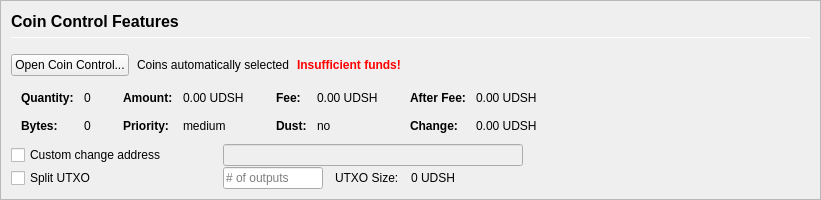
         <widget class="QFrame" name="frameCoinControl">
          <property name="sizePolicy">
           <sizepolicy hsizetype="Expanding" vsizetype="Expanding">
            <horstretch>0</horstretch>
            <verstretch>0</verstretch>
           </sizepolicy>
          </property>
          <property name="maximumSize">
           <size>
            <width>16777215</width>
            <height>16777215</height>
           </size>
          </property>
          <property name="frameShape">
           <enum>QFrame::StyledPanel</enum>
          </property>
          <property name="frameShadow">
           <enum>QFrame::Sunken</enum>
          </property>
          <layout class="QVBoxLayout" name="verticalLayoutCoinControl2">
           <property name="spacing">
            <number>0</number>
           </property>
           <property name="leftMargin">
            <number>0</number>
           </property>
           <property name="topMargin">
            <number>0</number>
           </property>
           <property name="rightMargin">
            <number>0</number>
           </property>
           <property name="bottomMargin">
            <number>0</number>
           </property>
           <item>
            <widget class="QFrame" name="frameCoinControl_BG">
             <layout class="QVBoxLayout" name="verticalLayoutCoinControl" stretch="0,0,0,0,0,0">
              <property name="spacing">
               <number>1</number>
              </property>
              <property name="leftMargin">
               <number>10</number>
              </property>
              <property name="topMargin">
               <number>10</number>
              </property>
              <item>
               <layout class="QHBoxLayout" name="horizontalLayoutCoinControl1">
                <property name="bottomMargin">
                 <number>15</number>
                </property>
                <item>
                 <layout class="QVBoxLayout" name="verticalLayout_3">
                  <property name="spacing">
                   <number>6</number>
                  </property>
                  <item>
                   <widget class="QLabel" name="labelCoinControlFeatures">
                    <property name="sizePolicy">
                     <sizepolicy hsizetype="Preferred" vsizetype="Maximum">
                      <horstretch>0</horstretch>
                      <verstretch>0</verstretch>
                     </sizepolicy>
                    </property>
                    <property name="minimumSize">
                     <size>
                      <width>0</width>
                      <height>20</height>
                     </size>
                    </property>
                    <property name="font">
                     <font>
                      <pointsize>12</pointsize>
                      <weight>75</weight>
                      <bold>true</bold>
                     </font>
                    </property>
                    <property name="styleSheet">
                     <string notr="true">font-weight:bold;</string>
                    </property>
                    <property name="text">
                     <string>Coin Control Features</string>
                    </property>
                   </widget>
                  </item>
                  <item>
                   <widget class="Line" name="line">
                    <property name="minimumSize">
                     <size>
                      <width>0</width>
                      <height>1</height>
                     </size>
                    </property>
                    <property name="maximumSize">
                     <size>
                      <width>16777215</width>
                      <height>1</height>
                     </size>
                    </property>
                    <property name="orientation">
                     <enum>Qt::Horizontal</enum>
                    </property>
                   </widget>
                  </item>
                 </layout>
                </item>
               </layout>
              </item>
              <item>
               <layout class="QHBoxLayout" name="horizontalLayoutCoinControl2" stretch="0,0,0,0">
                <property name="spacing">
                 <number>8</number>
                </property>
                <property name="bottomMargin">
                 <number>10</number>
                </property>
                <item>
                 <widget class="QPushButton" name="pushButtonCoinControl">
                  <property name="styleSheet">
                   <string notr="true"/>
                  </property>
                  <property name="text">
                   <string>Open Coin Control...</string>
                  </property>
                  <property name="autoDefault">
                   <bool>false</bool>
                  </property>
                 </widget>
                </item>
                <item>
                 <widget class="QLabel" name="labelCoinControlAutomaticallySelected">
                  <property name="text">
                   <string>Coins automatically selected</string>
                  </property>
                  <property name="margin">
                   <number>5</number>
                  </property>
                 </widget>
                </item>
                <item>
                 <widget class="QLabel" name="labelCoinControlInsuffFunds">
                  <property name="font">
                   <font>
                    <weight>75</weight>
                    <bold>true</bold>
                   </font>
                  </property>
                  <property name="styleSheet">
                   <string notr="true">color:red;font-weight:bold;</string>
                  </property>
                  <property name="text">
                   <string>Insufficient funds!</string>
                  </property>
                  <property name="margin">
                   <number>5</number>
                  </property>
                 </widget>
                </item>
                <item>
                 <spacer name="horizontalSpacerCoinControl">
                  <property name="orientation">
                   <enum>Qt::Horizontal</enum>
                  </property>
                  <property name="sizeHint" stdset="0">
                   <size>
                    <width>40</width>
                    <height>1</height>
                   </size>
                  </property>
                 </spacer>
                </item>
               </layout>
              </item>
              <item>
               <widget class="QWidget" name="widgetCoinControl" native="true">
                <property name="sizePolicy">
                 <sizepolicy hsizetype="Preferred" vsizetype="Preferred">
                  <horstretch>0</horstretch>
                  <verstretch>0</verstretch>
                 </sizepolicy>
                </property>
                <property name="minimumSize">
                 <size>
                  <width>0</width>
                  <height>0</height>
                 </size>
                </property>
                <property name="styleSheet">
                 <string notr="true"/>
                </property>
                <layout class="QHBoxLayout" name="horizontalLayoutCoinControl5">
                 <property name="leftMargin">
                  <number>0</number>
                 </property>
                 <property name="topMargin">
                  <number>0</number>
                 </property>
                 <property name="rightMargin">
                  <number>0</number>
                 </property>
                 <property name="bottomMargin">
                  <number>0</number>
                 </property>
                 <item>
                  <layout class="QHBoxLayout" name="horizontalLayoutCoinControl3" stretch="0,0,0,1">
                   <property name="spacing">
                    <number>20</number>
                   </property>
                   <property name="topMargin">
                    <number>0</number>
                   </property>
                   <property name="bottomMargin">
                    <number>10</number>
                   </property>
                   <item>
                    <layout class="QFormLayout" name="formLayoutCoinControl1">
                     <property name="horizontalSpacing">
                      <number>10</number>
                     </property>
                     <property name="verticalSpacing">
                      <number>14</number>
                     </property>
                     <property name="leftMargin">
                      <number>10</number>
                     </property>
                     <property name="topMargin">
                      <number>4</number>
                     </property>
                     <property name="rightMargin">
                      <number>6</number>
                     </property>
                     <item row="0" column="0">
                      <widget class="QLabel" name="labelCoinControlQuantityText">
                       <property name="font">
                        <font>
                         <weight>75</weight>
                         <bold>true</bold>
                        </font>
                       </property>
                       <property name="text">
                        <string>Quantity:</string>
                       </property>
                       <property name="margin">
                        <number>0</number>
                       </property>
                      </widget>
                     </item>
                     <item row="0" column="1">
                      <widget class="QLabel" name="labelCoinControlQuantity">
                       <property name="cursor">
                        <cursorShape>IBeamCursor</cursorShape>
                       </property>
                       <property name="contextMenuPolicy">
                        <enum>Qt::ActionsContextMenu</enum>
                       </property>
                       <property name="text">
                        <string notr="true">0</string>
                       </property>
                       <property name="margin">
                        <number>0</number>
                       </property>
                       <property name="textInteractionFlags">
                        <set>Qt::LinksAccessibleByMouse|Qt::TextSelectableByKeyboard|Qt::TextSelectableByMouse</set>
                       </property>
                      </widget>
                     </item>
                     <item row="1" column="0">
                      <widget class="QLabel" name="labelCoinControlBytesText">
                       <property name="font">
                        <font>
                         <weight>75</weight>
                         <bold>true</bold>
                        </font>
                       </property>
                       <property name="text">
                        <string>Bytes:</string>
                       </property>
                      </widget>
                     </item>
                     <item row="1" column="1">
                      <widget class="QLabel" name="labelCoinControlBytes">
                       <property name="cursor">
                        <cursorShape>IBeamCursor</cursorShape>
                       </property>
                       <property name="contextMenuPolicy">
                        <enum>Qt::ActionsContextMenu</enum>
                       </property>
                       <property name="text">
                        <string notr="true">0</string>
                       </property>
                       <property name="textInteractionFlags">
                        <set>Qt::LinksAccessibleByMouse|Qt::TextSelectableByKeyboard|Qt::TextSelectableByMouse</set>
                       </property>
                      </widget>
                     </item>
                    </layout>
                   </item>
                   <item>
                    <layout class="QFormLayout" name="formLayoutCoinControl2">
                     <property name="horizontalSpacing">
                      <number>10</number>
                     </property>
                     <property name="verticalSpacing">
                      <number>14</number>
                     </property>
                     <property name="leftMargin">
                      <number>6</number>
                     </property>
                     <property name="topMargin">
                      <number>4</number>
                     </property>
                     <property name="rightMargin">
                      <number>6</number>
                     </property>
                     <item row="0" column="0">
                      <widget class="QLabel" name="labelCoinControlAmountText">
                       <property name="font">
                        <font>
                         <weight>75</weight>
                         <bold>true</bold>
                        </font>
                       </property>
                       <property name="text">
                        <string>Amount:</string>
                       </property>
                       <property name="margin">
                        <number>0</number>
                       </property>
                      </widget>
                     </item>
                     <item row="0" column="1">
                      <widget class="QLabel" name="labelCoinControlAmount">
                       <property name="cursor">
                        <cursorShape>IBeamCursor</cursorShape>
                       </property>
                       <property name="contextMenuPolicy">
                        <enum>Qt::ActionsContextMenu</enum>
                       </property>
                       <property name="text">
                        <string notr="true">0.00 UDSH</string>
                       </property>
                       <property name="textInteractionFlags">
                        <set>Qt::LinksAccessibleByMouse|Qt::TextSelectableByKeyboard|Qt::TextSelectableByMouse</set>
                       </property>
                      </widget>
                     </item>
                     <item row="1" column="0">
                      <widget class="QLabel" name="labelCoinControlPriorityText">
                       <property name="font">
                        <font>
                         <weight>75</weight>
                         <bold>true</bold>
                        </font>
                       </property>
                       <property name="text">
                        <string>Priority:</string>
                       </property>
                      </widget>
                     </item>
                     <item row="1" column="1">
                      <widget class="QLabel" name="labelCoinControlPriority">
                       <property name="cursor">
                        <cursorShape>IBeamCursor</cursorShape>
                       </property>
                       <property name="contextMenuPolicy">
                        <enum>Qt::ActionsContextMenu</enum>
                       </property>
                       <property name="text">
                        <string>medium</string>
                       </property>
                       <property name="textInteractionFlags">
                        <set>Qt::LinksAccessibleByMouse|Qt::TextSelectableByKeyboard|Qt::TextSelectableByMouse</set>
                       </property>
                      </widget>
                     </item>
                    </layout>
                   </item>
                   <item>
                    <layout class="QFormLayout" name="formLayoutCoinControl3">
                     <property name="horizontalSpacing">
                      <number>10</number>
                     </property>
                     <property name="verticalSpacing">
                      <number>14</number>
                     </property>
                     <property name="leftMargin">
                      <number>6</number>
                     </property>
                     <property name="topMargin">
                      <number>4</number>
                     </property>
                     <property name="rightMargin">
                      <number>6</number>
                     </property>
                     <item row="0" column="0">
                      <widget class="QLabel" name="labelCoinControlFeeText">
                       <property name="font">
                        <font>
                         <weight>75</weight>
                         <bold>true</bold>
                        </font>
                       </property>
                       <property name="text">
                        <string>Fee:</string>
                       </property>
                       <property name="margin">
                        <number>0</number>
                       </property>
                      </widget>
                     </item>
                     <item row="0" column="1">
                      <widget class="QLabel" name="labelCoinControlFee">
                       <property name="cursor">
                        <cursorShape>IBeamCursor</cursorShape>
                       </property>
                       <property name="contextMenuPolicy">
                        <enum>Qt::ActionsContextMenu</enum>
                       </property>
                       <property name="text">
                        <string notr="true">0.00 UDSH</string>
                       </property>
                       <property name="textInteractionFlags">
                        <set>Qt::LinksAccessibleByMouse|Qt::TextSelectableByKeyboard|Qt::TextSelectableByMouse</set>
                       </property>
                      </widget>
                     </item>
                     <item row="1" column="0">
                      <widget class="QLabel" name="labelCoinControlLowOutputText">
                       <property name="font">
                        <font>
                         <weight>75</weight>
                         <bold>true</bold>
                        </font>
                       </property>
                       <property name="text">
                        <string>Dust:</string>
                       </property>
                      </widget>
                     </item>
                     <item row="1" column="1">
                      <widget class="QLabel" name="labelCoinControlLowOutput">
                       <property name="cursor">
                        <cursorShape>IBeamCursor</cursorShape>
                       </property>
                       <property name="contextMenuPolicy">
                        <enum>Qt::ActionsContextMenu</enum>
                       </property>
                       <property name="text">
                        <string>no</string>
                       </property>
                       <property name="textInteractionFlags">
                        <set>Qt::LinksAccessibleByMouse|Qt::TextSelectableByKeyboard|Qt::TextSelectableByMouse</set>
                       </property>
                      </widget>
                     </item>
                    </layout>
                   </item>
                   <item>
                    <layout class="QFormLayout" name="formLayoutCoinControl4">
                     <property name="horizontalSpacing">
                      <number>10</number>
                     </property>
                     <property name="verticalSpacing">
                      <number>14</number>
                     </property>
                     <property name="leftMargin">
                      <number>6</number>
                     </property>
                     <property name="topMargin">
                      <number>4</number>
                     </property>
                     <property name="rightMargin">
                      <number>6</number>
                     </property>
                     <item row="0" column="0">
                      <widget class="QLabel" name="labelCoinControlAfterFeeText">
                       <property name="font">
                        <font>
                         <weight>75</weight>
                         <bold>true</bold>
                        </font>
                       </property>
                       <property name="text">
                        <string>After Fee:</string>
                       </property>
                       <property name="margin">
                        <number>0</number>
                       </property>
                      </widget>
                     </item>
                     <item row="0" column="1">
                      <widget class="QLabel" name="labelCoinControlAfterFee">
                       <property name="cursor">
                        <cursorShape>IBeamCursor</cursorShape>
                       </property>
                       <property name="contextMenuPolicy">
                        <enum>Qt::ActionsContextMenu</enum>
                       </property>
                       <property name="text">
                        <string notr="true">0.00 UDSH</string>
                       </property>
                       <property name="textInteractionFlags">
                        <set>Qt::LinksAccessibleByMouse|Qt::TextSelectableByKeyboard|Qt::TextSelectableByMouse</set>
                       </property>
                      </widget>
                     </item>
                     <item row="1" column="0">
                      <widget class="QLabel" name="labelCoinControlChangeText">
                       <property name="font">
                        <font>
                         <weight>75</weight>
                         <bold>true</bold>
                        </font>
                       </property>
                       <property name="text">
                        <string>Change:</string>
                       </property>
                      </widget>
                     </item>
                     <item row="1" column="1">
                      <widget class="QLabel" name="labelCoinControlChange">
                       <property name="cursor">
                        <cursorShape>IBeamCursor</cursorShape>
                       </property>
                       <property name="contextMenuPolicy">
                        <enum>Qt::ActionsContextMenu</enum>
                       </property>
                       <property name="text">
                        <string notr="true">0.00 UDSH</string>
                       </property>
                       <property name="textInteractionFlags">
                        <set>Qt::LinksAccessibleByMouse|Qt::TextSelectableByKeyboard|Qt::TextSelectableByMouse</set>
                       </property>
                      </widget>
                     </item>
                    </layout>
                   </item>
                  </layout>
                 </item>
                </layout>
               </widget>
              </item>
              <item>
               <layout class="QHBoxLayout" name="horizontalLayoutCoinControl4">
                <property name="spacing">
                 <number>12</number>
                </property>
                <property name="sizeConstraint">
                 <enum>QLayout::SetDefaultConstraint</enum>
                </property>
                <property name="topMargin">
                 <number>0</number>
                </property>
                <property name="rightMargin">
                 <number>0</number>
                </property>
                <item>
                 <widget class="QCheckBox" name="checkBoxCoinControlChange">
                  <property name="sizePolicy">
                   <sizepolicy hsizetype="Preferred" vsizetype="Preferred">
                    <horstretch>0</horstretch>
                    <verstretch>0</verstretch>
                   </sizepolicy>
                  </property>
                  <property name="minimumSize">
                   <size>
                    <width>200</width>
                    <height>0</height>
                   </size>
                  </property>
                  <property name="maximumSize">
                   <size>
                    <width>200</width>
                    <height>16777215</height>
                   </size>
                  </property>
                  <property name="toolTip">
                   <string>If this is activated, but the change address is empty or invalid, change will be sent to a newly generated address.</string>
                  </property>
                  <property name="text">
                   <string>Custom change address</string>
                  </property>
                 </widget>
                </item>
                <item>
                 <widget class="QValidatedLineEdit" name="lineEditCoinControlChange">
                  <property name="enabled">
                   <bool>false</bool>
                  </property>
                  <property name="sizePolicy">
                   <sizepolicy hsizetype="Preferred" vsizetype="Preferred">
                    <horstretch>0</horstretch>
                    <verstretch>0</verstretch>
                   </sizepolicy>
                  </property>
                  <property name="minimumSize">
                   <size>
                    <width>300</width>
                    <height>0</height>
                   </size>
                  </property>
                 </widget>
                </item>
                <item>
                 <widget class="QLabel" name="labelCoinControlChangeLabel">
                  <property name="sizePolicy">
                   <sizepolicy hsizetype="Preferred" vsizetype="Preferred">
                    <horstretch>0</horstretch>
                    <verstretch>0</verstretch>
                   </sizepolicy>
                  </property>
                  <property name="minimumSize">
                   <size>
                    <width>100</width>
                    <height>0</height>
                   </size>
                  </property>
                  <property name="text">
                   <string/>
                  </property>
                  <property name="margin">
                   <number>3</number>
                  </property>
                 </widget>
                </item>
               </layout>
              </item>
              <item>
               <layout class="QHBoxLayout" name="horizontalLayoutCoinControl6">
                <property name="spacing">
                 <number>12</number>
                </property>
                <property name="rightMargin">
                 <number>0</number>
                </property>
                <item>
                 <widget class="QCheckBox" name="splitBlockCheckBox">
                  <property name="sizePolicy">
                   <sizepolicy hsizetype="Preferred" vsizetype="Preferred">
                    <horstretch>0</horstretch>
                    <verstretch>0</verstretch>
                   </sizepolicy>
                  </property>
                  <property name="minimumSize">
                   <size>
                    <width>200</width>
                    <height>0</height>
                   </size>
                  </property>
                  <property name="maximumSize">
                   <size>
                    <width>200</width>
                    <height>16777215</height>
                   </size>
                  </property>
                  <property name="text">
                   <string>Split UTXO</string>
                  </property>
                 </widget>
                </item>
                <item>
                 <widget class="QLineEdit" name="splitBlockLineEdit">
                  <property name="sizePolicy">
                   <sizepolicy hsizetype="Preferred" vsizetype="Preferred">
                    <horstretch>50</horstretch>
                    <verstretch>0</verstretch>
                   </sizepolicy>
                  </property>
                  <property name="minimumSize">
                   <size>
                    <width>100</width>
                    <height>0</height>
                   </size>
                  </property>
                  <property name="maximumSize">
                   <size>
                    <width>100</width>
                    <height>16777215</height>
                   </size>
                  </property>
                  <property name="placeholderText">
                   <string># of outputs</string>
                  </property>
                 </widget>
                </item>
                <item>
                 <widget class="QLabel" name="labelBlockSizeText">
                  <property name="text">
                   <string>UTXO Size:</string>
                  </property>
                 </widget>
                </item>
                <item>
                 <widget class="QLabel" name="labelBlockSize">
                  <property name="text">
                   <string>0 UDSH</string>
                  </property>
                 </widget>
                </item>
                <item>
                 <spacer name="horizontalSpacer_7">
                  <property name="orientation">
                   <enum>Qt::Horizontal</enum>
                  </property>
                  <property name="sizeHint" stdset="0">
                   <size>
                    <width>40</width>
                    <height>20</height>
                   </size>
                  </property>
                 </spacer>
                </item>
               </layout>
              </item>
              <item>
               <spacer name="verticalSpacerCoinControl">
                <property name="orientation">
                 <enum>Qt::Vertical</enum>
                </property>
                <property name="sizeHint" stdset="0">
                 <size>
                  <width>800</width>
                  <height>1</height>
                 </size>
                </property>
               </spacer>
              </item>
             </layout>
            </widget>
           </item>
          </layout>
         </widget>
